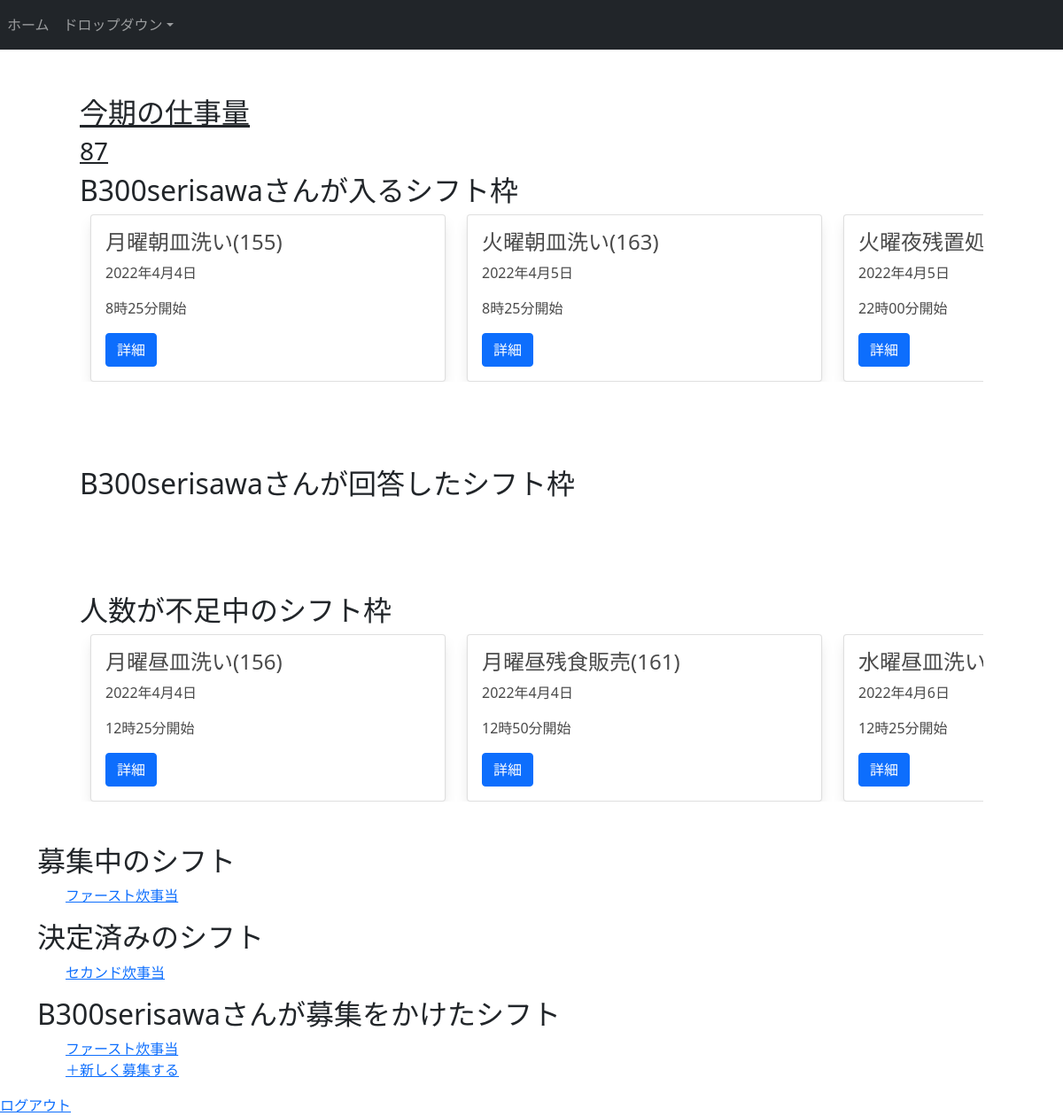
Before: /kumano_shift_maker/mypage/ (signed in) with the older database file.
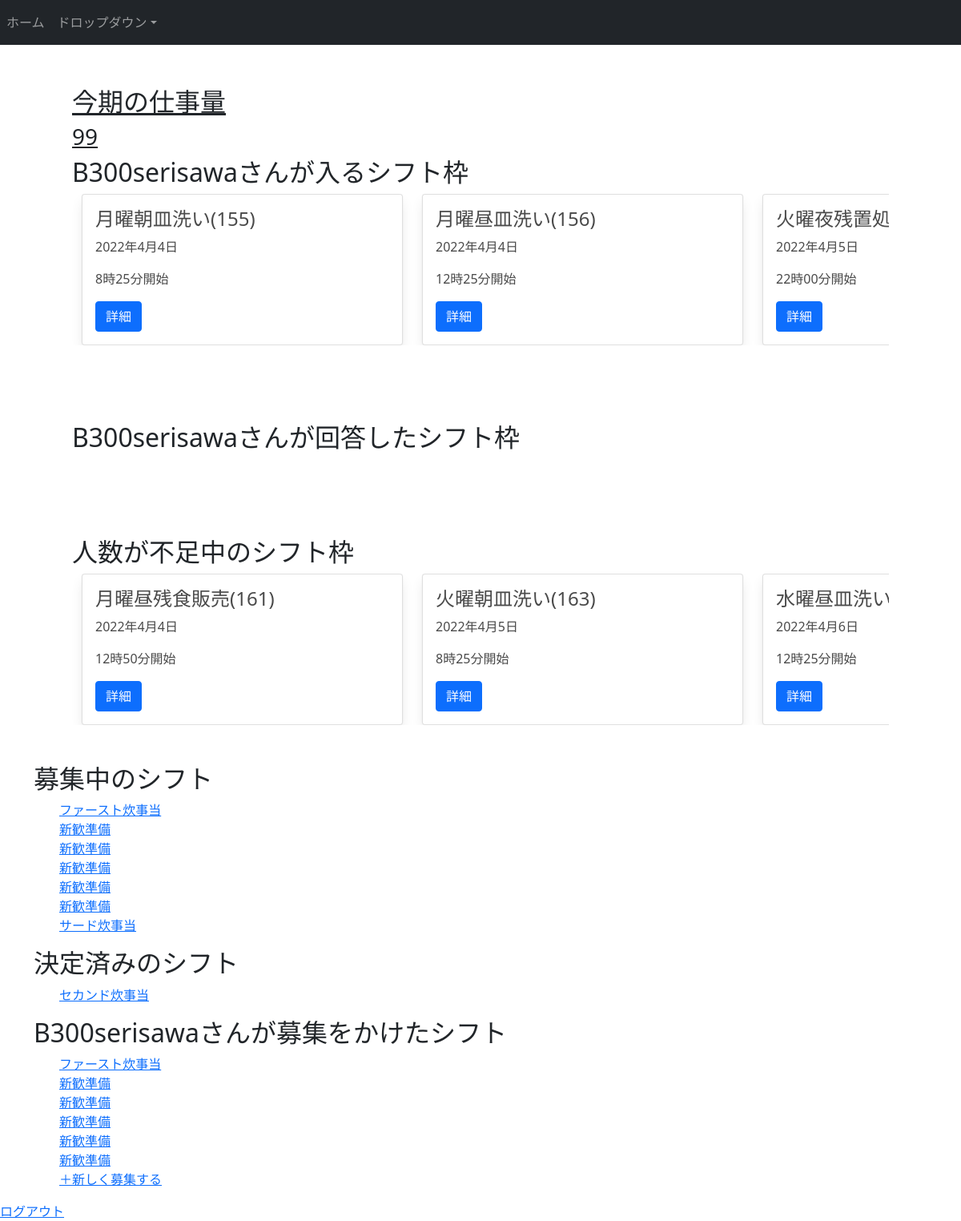
After: the same page with the newer database file.
### shift_maker/models.py (models this page shows, shortened)
class User(AbstractBaseUser,PermissionsMixin):
    Block_name=models.CharField(max_length=3,choices=Block.choices,blank=True)
    room_number=models.IntegerField(default=100)
    account_name=models.CharField(max_length=40,verbose_name='アカウント名',unique=True)
    workload_sum=models.IntegerField(verbose_name='過去の仕事量',default=0)
    assigned_work=models.ManyToManyField(WorkContent,verbose_name='経験済みの仕事',blank=True)
    assigning_slot=models.ManyToManyField(Slot,blank=True,related_name='slot_users')
    password=models.CharField(max_length=128, verbose_name='password')
    is_active     = models.BooleanField(default=True)
    is_staff      = models.BooleanField(default=False)
    is_superuser  = models.BooleanField(default=False)
    objects=UserManager()
    USERNAME_FIELD='account_name'

class Slot(models.Model):
    workname=models.CharField(max_length=30,null=True,blank=True)
    day=models.DateField(default=timezone.now)
    start_time=models.TimeField(default=time(10,0,0))
    end_time=models.TimeField(default=time(12,0,0))
    days_from_start=models.PositiveIntegerField(default=0) #1日目は０
    required_number=models.PositiveIntegerField(default=1)
    content=models.ForeignKey(WorkContent,on_delete=models.SET_DEFAULT,default='無し')
    is_decided=models.BooleanField(default=False)#既に募集締め切りが過ぎた枠かどうか
    for_template=models.BooleanField(default=False)

class Shift(models.Model):
    shift_name=models.CharField(max_length=40,verbose_name="シフト名")
    first_day=models.DateField(default=timezone.now)
    deadline=models.DateField(default=timezone.now()+datetime.timedelta(days=3))
    slot=models.ManyToManyField(Slot,blank=True,null=True)
    target=models.CharField(max_length=3,choices=Block.choices)
    creater=models.ForeignKey(User,on_delete=models.CASCADE,default=1)
    is_decided=models.BooleanField(default=False)

### shift_maker/views.py (the view)
# urls.py: path('mypage/',views.MyPageView.as_view(),name='mypage'),
class MyPageView(LoginRequiredMixin,TemplateView):
    model=User
    template_name="shift_maker/mypage.html"
    def get_context_data(self,**kwargs):
        context=super().get_context_data(**kwargs)
        context['decided_assign_slot']=self.request.user.assigning_slot.filter(is_decided=True)
        context['undecided_assign_slot']=self.request.user.assigning_slot.filter(is_decided=False)
        context['lack_slot']=Slot.objects.annotate(assigning_number=Count('slot_users')).filter(assigning_number__lt=F('required_number'),is_decided=True)
        context['shifts']=Shift.objects.filter(is_decided=False)
        context['decided_shifts']=Shift.objects.filter(is_decided=True)
        context['made_shifts']=Shift.objects.filter(creater=self.request.user,is_decided=False)
        return context

### shift_maker/templates/shift_maker/mypage.html (shortened to what this page needs)
{% extends 'shift_maker/base.html' %}
{% block body-contents %}
<section class="section">
<u>
    <h2>今期の仕事量</h2>
    <h3>{{user.workload_sum}}</h3>
</u>
    <h2>{{ user.account_name }}さんが入るシフト枠</h2>
    <div class="container-fluid">
    <div class="row flex-row flex-nowrap overflow-auto">
    {% for slot in decided_assign_slot %}
    <div class="col-5">
        <div class="card card-block h-100">
          <div class="card-body">
            <h4 class="card-title">{{ slot.workname }}</h4>
            <p class="card-text">{{slot.day|date:'Y年n月j日'}}</p>
            <p class="card-text">{{slot.start_time|date:'G時i分'}}開始</p>
            <button type="button" class="btn btn-primary delete-modal-button"
    data-toggle="modal"
    data-target="#exampleModal"
    data-slotname="{{slot.workname}}"
    data-url="{% url 'shift_maker:slot_delete' slot.id %}"
    data-slot_day="{{slot.day|date:'Y年n月j日'}}"
    data-slot_starttime="{{slot.start_time|date:'G時i分'}}"
    data-slot_endtime="{{slot.end_time|date:'G時i分'}}"
    data-submitval="シフトをキャンセル"
    data-slot_content="{{slot.content.contentname}}">詳細</button>
          </div>
        </div>
      </div>
    {% endfor %}
    </div>
    </div>
</section>
<section class="section">
<h2>{{ user.account_name }}さんが回答したシフト枠</h2>
</section>
<section class="section">
<h2>人数が不足中のシフト枠</h2>
<div class="container-fluid">
    <div class="row flex-row flex-nowrap overflow-auto">
    {% for slot in lack_slot%}
    <div class="col-5">
        <div class="card card-block h-100">
          <div class="card-body">
            <h4 class="card-title">{{ slot.workname }}</h4>
            <p class="card-text">{{slot.day|date:'Y年n月j日'}}</p>
            <p class="card-text">{{slot.start_time|date:'G時i分'}}開始</p>
            <button type="button" class="btn btn-primary delete-modal-button"
    data-toggle="modal"
    data-target="#exampleModal"
    data-slotname="{{slot.workname}}"
    data-url="{% url 'shift_maker:assign_lack' slot.id %}"
    data-slot_day="{{slot.day|date:'Y年n月j日'}}"
    data-slot_starttime="{{slot.start_time|date:'G時i分'}}"
    data-slot_endtime="{{slot.end_time|date:'G時i分'}}"
    data-submitval="シフトを入れる"
    data-slot_content="{{slot.content.contentname}}">詳細</button>
          </div>
        </div>
      </div>
    {% endfor %}
    </div>
    </div>
</section>
<h2>募集中のシフト</h2>
<ul>
    {%for shift in shifts%}
    <li><a href="{% url 'shift_maker:recruit' shift.id %}">{{shift.shift_name}}</a></li>
    {% endfor %}
</ul>
<h2>決定済みのシフト</h2>
<ul>
    {%for shift in decided_shifts%}
    <li><a href="{% url 'shift_maker:result_schedule' shift.id %}">{{shift.shift_name}}</a></li>
    {% endfor %}
</ul>
<h2>{{user.account_name}}さんが募集をかけたシフト</h2>
<ul>
    {%for shift in made_shifts%}
    <li><a href="{% url 'shift_maker:recruit_detail' shift.id %}">{{shift.shift_name}}</a></li>
    {% endfor %}
    <a href="{% url 'shift_maker:create_page' %}">＋新しく募集する</a>
</ul>
{% endblock %}
{% block footer %}
<a href="{% url 'shift_maker:logout' %}">ログアウト</a>
{% endblock %}

Changed rows visible on the page:
changed User "B300serisawa": workload_sum "87" → "99"
shown differently, row unchanged: Slot "月曜昼皿洗い(156)": moves from the list under "人数が不足中のシフト枠" to the list under "B300serisawaさんが入るシフト枠"
shown differently, row unchanged: Slot "火曜朝皿洗い(163)": moves from the list under "B300serisawaさんが入るシフト枠" to the list under "人数が不足中のシフト枠"
added Shift: shift_name "新歓準備"
added Shift: shift_name "新歓準備"
added Shift: shift_name "新歓準備"
added Shift: shift_name "新歓準備"
added Shift: shift_name "新歓準備"
added Shift: shift_name "サード炊事当", shown under "募集中のシフト"
